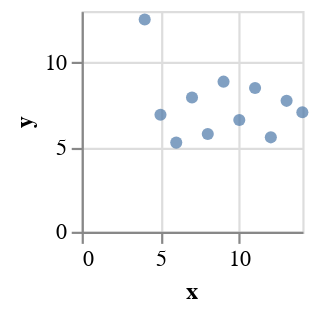

Write notebook code for a chart like this one.
### Code cell
charts[3]

### Figure 1 — Vega-Lite specification as saved in the notebook (floating-point values rounded to 4 significant figures)
{"config": {"view": {"continuousWidth": 400, "continuousHeight": 300}}, "data": {"name": "data-b9884f90ec78fae1ef24e1b2fd02a5a6"}, "mark": "circle", "encoding": {"x": {"field": "x", "type": "quantitative"}, "y": {"field": "y", "type": "quantitative"}}, "height": 100, "width": 100, "$schema": "https://vega.github.io/schema/vega-lite/v4.17.0.json", "datasets": {"data-b9884f90ec78fae1ef24e1b2fd02a5a6": [{"Unnamed: 0": 0, "x": 10.0, "y": 6.58}, {"Unnamed: 0": 1, "x": 8.0, "y": 5.76}, {"Unnamed: 0": 2, "x": 13.0, "y": 7.71}, {"Unnamed: 0": 3, "x": 9.0, "y": 8.84}, {"Unnamed: 0": 4, "x": 11.0, "y": 8.47}, {"Unnamed: 0": 5, "x": 14.0, "y": 7.04}, {"Unnamed: 0": 6, "x": 6.0, "y": 5.25}, {"Unnamed: 0": 7, "x": 4.0, "y": 12.5}, {"Unnamed: 0": 8, "x": 12.0, "y": 5.56}, {"Unnamed: 0": 9, "x": 7.0, "y": 7.91}, {"Unnamed: 0": 10, "x": 5.0, "y": 6.89}]}}
